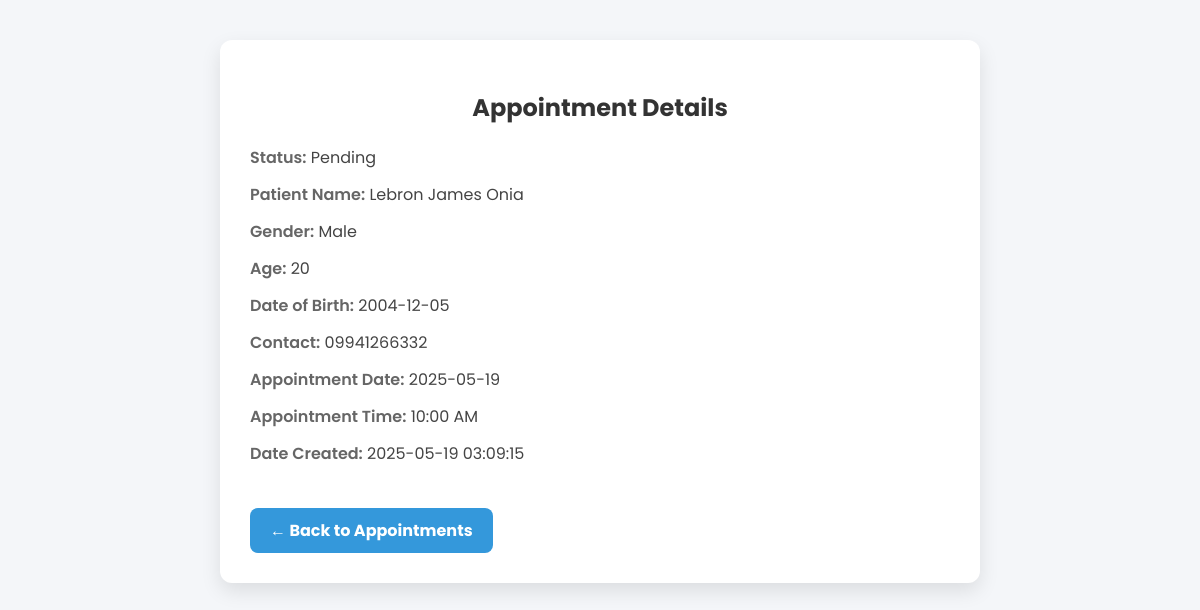
The app's page /schedEase/view.php?id=13 with its own data.
### tables this page shows
CREATE TABLE `appointments` (
  `id` int(11) NOT NULL,
  `user_id` int(11) NOT NULL,
  `date` date NOT NULL,
  `time` time NOT NULL,
  `status` varchar(50) DEFAULT 'Pending',
  `date_created` timestamp NOT NULL DEFAULT current_timestamp()
);

CREATE TABLE `users` (
  `id` int(11) NOT NULL,
  `username` varchar(50) NOT NULL,
  `full_name` varchar(100) NOT NULL,
  `email` varchar(100) NOT NULL,
  `password` varchar(255) NOT NULL,
  `gender` enum('Male','Female','Other') NOT NULL,
  `dob` date NOT NULL,
  `contact` varchar(20) NOT NULL,
  `is_admin` tinyint(1) NOT NULL DEFAULT 0,
  `created_at` timestamp NOT NULL DEFAULT current_timestamp()
);

### schedEase/view.php (the view, shortened to what this page needs)
<?php
$host = "localhost";
$user = "root";
$password = "";
$dbname = "sched_db";
$conn = new mysqli($host, $user, $password, $dbname);
$appointment = null;
if (isset($_GET['id'])) {
    $id = intval($_GET['id']);
    $sql = "SELECT
                a.*,
                u.full_name AS patient_name,
                u.gender,
                TIMESTAMPDIFF(YEAR, u.dob, CURDATE()) AS age,
                u.dob,
                u.contact
            FROM appointments a
            JOIN users u ON a.user_id = u.id
            WHERE a.id = $id";
    $result = $conn->query($sql);
    if ($result && $result->num_rows === 1) {
        $appointment = $result->fetch_assoc();
    }
}
?>
<!DOCTYPE html>
<html lang="en">
<head>
</head>
<body>
<div class="container">
    <h2>Appointment Details</h2>
    <?php if ($appointment): ?>
        <div class="detail">
            <p><span class="label">Status:</span> <?= htmlspecialchars($appointment['status']) ?></p>
            <p><span class="label">Patient Name:</span> <?= htmlspecialchars($appointment['patient_name']) ?></p>
            <p><span class="label">Gender:</span> <?= htmlspecialchars($appointment['gender']) ?></p>
            <p><span class="label">Age:</span> <?= htmlspecialchars($appointment['age']) ?></p>
            <p><span class="label">Date of Birth:</span> <?= htmlspecialchars($appointment['dob']) ?></p>
            <p><span class="label">Contact:</span> <?= htmlspecialchars($appointment['contact']) ?></p>
            <p><span class="label">Appointment Date:</span> <?= htmlspecialchars($appointment['date']) ?></p>
            <p><span class="label">Appointment Time:</span> <?= date("h:i A", strtotime($appointment['time'])) ?></p>
            <p><span class="label">Date Created:</span> <?= htmlspecialchars($appointment['date_created']) ?></p>
        </div>
    <?php else: ?>
        <p style="color:red;">Appointment not found.</p>
    <?php endif; ?>
    <a href="appointments.php" class="back-btn">&larr; Back to Appointments</a>
</div>
</body>
</html>

### schedEase/view.php (style rules this page uses)
body { font-family: 'Poppins', sans-serif; background-color: #f4f6f9; margin: 0; padding: 40px; }
.container { background: #fff; padding: 30px; border-radius: 12px; box-shadow: 0 8px 20px rgba(0,0,0,0.1); max-width: 700px; margin: auto; }
h2 { text-align: center; color: #333; }
.detail { margin-top: 20px; }
.detail p { margin: 12px 0; font-size: 1rem; color: #444; }
.label { font-weight: 600; color: #666; }
.back-btn { display: inline-block; margin-top: 30px; text-decoration: none; background-color: #3498db; color: #fff; padding: 10px 20px; border-radius: 8px; font-weight: bold; transition: background-color 0.3s ease; }

### records on screen
appointments: status "Pending", user.full_name "Lebron James Onia", user.gender "Male", user.dob "2004-12-05", user.contact "09941266332", date "2025-05-19", time "10:00 AM", date_created "2025-05-19 03:09:15"

### other values on screen
$appointment['age'] "20"
